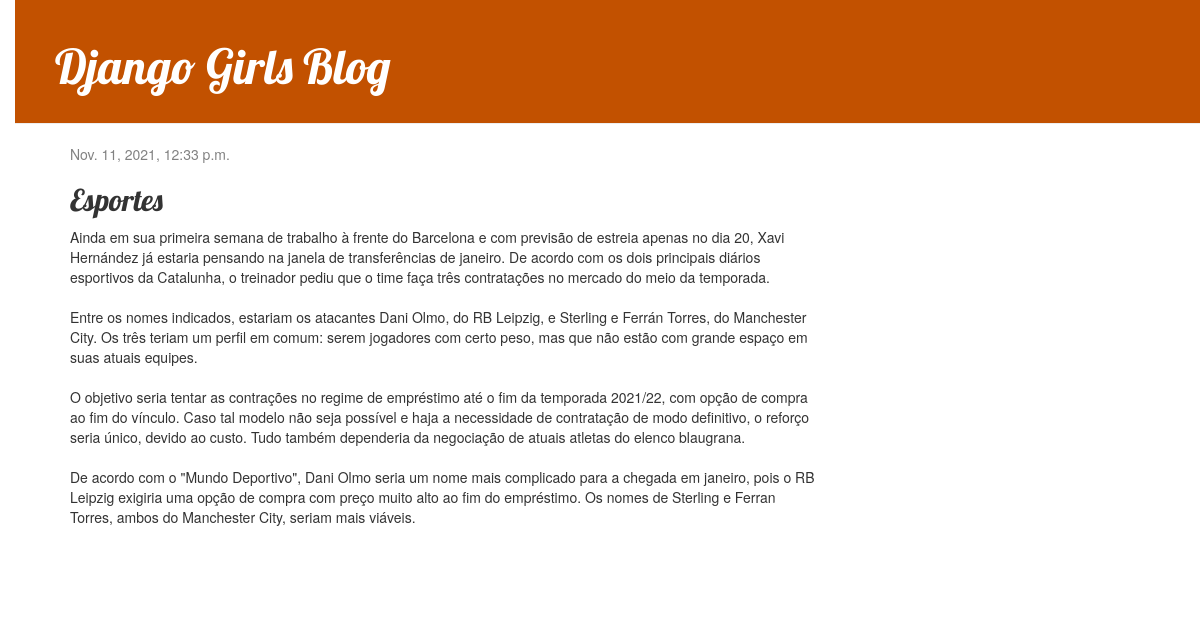
The app's page /post/4/ with its own data.
### blog/models.py (models this page shows, shortened)
class Post(models.Model):
    author = models.ForeignKey(settings.AUTH_USER_MODEL, on_delete=models.CASCADE)
    title = models.CharField(max_length=200)
    text = models.TextField()
    created_date = models.DateTimeField(default=timezone.now)
    published_date = models.DateTimeField(blank=True, null=True)

### blog/views.py (the view)
# urls.py: path('post/<int:pk>/', views.post_detail, name='post_detail'),
def post_detail(request, pk):
    post = get_object_or_404(Post, pk=pk)
    return render(request, 'blog/post_detail.html', {'post': post})

### blog/templates/blog/post_detail.html (shortened to what this page needs)
{% extends 'blog/base.html' %}
{% block content %}
    <div class="post">
        {% if post.published_date %}
            <div class="date">
                {{ post.published_date }}
            </div>
        {% endif %}
        <h2>{{ post.title }}</h2>
        <p>{{ post.text|linebreaksbr }}</p>
    </div>
{% endblock %}

### blog/static/css/blog.css (style rules this page uses)
body { padding-left: 15px; }
h1, h2, h3, h4 { font-family: 'Lobster', cursive; }
.date { color: #828282; }
.post { margin-bottom: 70px; }

### records on screen
Post: published_date "Nov. 11, 2021, 12:33 p.m.", title "Esportes", text "Ainda em sua primeira semana de trabalho à frente do Barcelona e com previsão de estreia apenas no dia 20, Xavi Hernández já estaria pensando na janela de transferências de janeiro. De acordo com os dois principais diários esportivos da Catalunha, o treinador pediu que o time faça três contratações no mercado do meio da temporada. Entre os nomes indicados, estariam os atacantes Dani Olmo, do RB Leipzig, e Sterling e Ferrán Torres, do Manchester City. Os três teriam um perfil em comum: serem jogadores com certo peso, mas que não estão com grande espaço em suas atuais equipes. O objetivo seria tentar as contrações no regime de empréstimo até o fim da temporada 2021/22, com opção de compra ao…"
